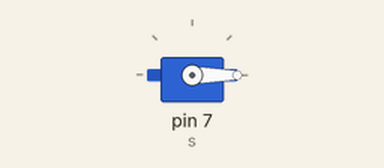
Simulated run of this sketch. Board: Arduino Uno, built with avr-gcc and run on an emulated ATmega328P. Parts: servo.

Above: at 0.05 s.
At 1.25 s:
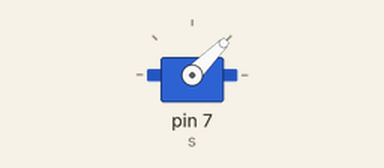
At 2.5 s:
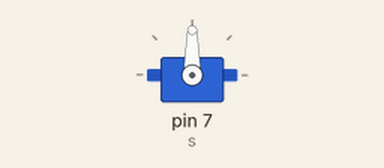
At 5.0 s:
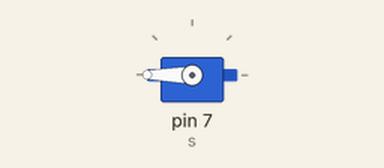
Timing chart, 0 to 6.5 s (numbered marks = the images above):
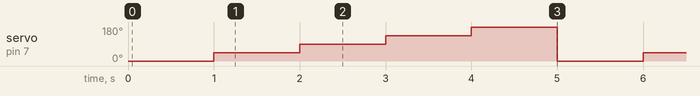

The sketch:

sketch_may22b.ino
```cpp
#include<Servo.h>
Servo s;

void setup() {
s.attach(7);

}


void loop() {
  s.write(0);
  delay(1000);
  s.write(45);
  delay(1000);
  s.write(90);
  delay(1000);
  s.write(135);
  delay(1000);
  s.write(180);delay(1000);
}
```

Measured:
- by itself, servo on pin 7 (s): repeats every 5.0 s: 90° 1.0 s, 135° 1.0 s, 180° 1.0 s, 0° 1.0 s, 45° 1.0 s
